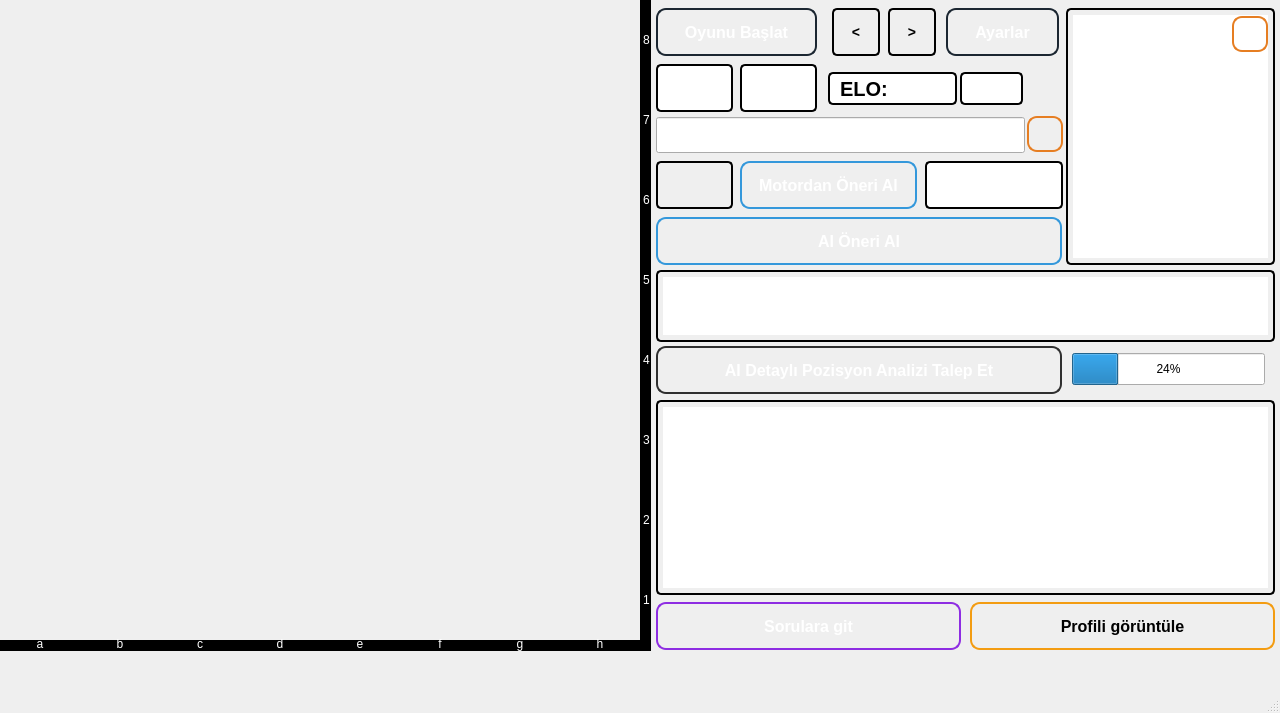
<?xml version="1.0" encoding="UTF-8"?>
<ui version="4.0">
 <class>MainWindow</class>
 <widget class="QMainWindow" name="MainWindow">
  <property name="geometry">
   <rect>
    <x>0</x>
    <y>0</y>
    <width>1280</width>
    <height>713</height>
   </rect>
  </property>
  <property name="font">
   <font>
    <family>Segoe UI</family>
   </font>
  </property>
  <property name="windowTitle">
   <string>MainWindow</string>
  </property>
  <widget class="QWidget" name="centralwidget">
   <widget class="QWidget" name="gridLayoutWidget">
    <property name="geometry">
     <rect>
      <x>0</x>
      <y>0</y>
      <width>641</width>
      <height>641</height>
     </rect>
    </property>
    <layout class="QGridLayout" name="gridLayout">
     <property name="sizeConstraint">
      <enum>QLayout::SetDefaultConstraint</enum>
     </property>
     <property name="spacing">
      <number>0</number>
     </property>
    </layout>
   </widget>
   <widget class="QLabel" name="labelWhiteTime">
    <property name="geometry">
     <rect>
      <x>656</x>
      <y>64</y>
      <width>77</width>
      <height>48</height>
     </rect>
    </property>
    <property name="styleSheet">
     <string notr="true">QLabel#labelWhiteTime {
border: 2px solid black;     /* Kalın siyah kenarlık */
        border-radius: 5px;          /* Kenarların köşelerini yuvarlama */
        padding: 5px;                /* Kenarlık ile metin arasındaki boşluk */
        background-color: white;     /* Arka plan rengi beyaz */
        color: black;                /* Metin rengi siyah */
        font: bold 20px;             /* Kalın ve 20 piksel boyutunda yazı tipi */
        text-align: center;          /* Metni ortalama */
}</string>
    </property>
    <property name="text">
     <string/>
    </property>
   </widget>
   <widget class="QLabel" name="labelBlackTime">
    <property name="geometry">
     <rect>
      <x>740</x>
      <y>64</y>
      <width>77</width>
      <height>48</height>
     </rect>
    </property>
    <property name="styleSheet">
     <string notr="true">QLabel#labelBlackTime {
border: 2px solid black;     /* Kalın siyah kenarlık */
        border-radius: 5px;          /* Kenarların köşelerini yuvarlama */
        padding: 5px;                /* Kenarlık ile metin arasındaki boşluk */
        background-color: white;     /* Arka plan rengi beyaz */
        color: black;                /* Metin rengi siyah */
        font: bold 20px;             /* Kalın ve 20 piksel boyutunda yazı tipi */
        text-align: center;          /* Metni ortalama */
}</string>
    </property>
    <property name="text">
     <string/>
    </property>
   </widget>
   <widget class="QLabel" name="labelStEvaluation">
    <property name="geometry">
     <rect>
      <x>656</x>
      <y>161</y>
      <width>77</width>
      <height>48</height>
     </rect>
    </property>
    <property name="styleSheet">
     <string notr="true">QLabel#labelStEvaluation {
    border: 2px solid black;     /* Kalın siyah kenarlık */
    border-radius: 5px;          /* Kenarların köşelerini yuvarlama */
    padding: 5px;                /* Kenarlık ile metin arasındaki boşluk */
    background: qlineargradient(spread:pad, x1:0, y1:0, x2:1, y2:0, 
                                stop:0 rgba(220, 220, 220, 255), 
                                stop:0.5 rgba(200, 200, 200, 255), 
                                stop:1 rgba(180, 180, 255, 255)); /* Gradient arka plan */
    color: black;                /* Metin rengi siyah */
    font: bold 20px;             /* Kalın ve 20 piksel boyutunda yazı tipi */
    text-align: center;          /* Metni ortalama */
}
</string>
    </property>
    <property name="text">
     <string/>
    </property>
   </widget>
   <widget class="QLineEdit" name="fenValue">
    <property name="geometry">
     <rect>
      <x>656</x>
      <y>117</y>
      <width>369</width>
      <height>36</height>
     </rect>
    </property>
    <property name="font">
     <font>
      <family>Segoe UI</family>
      <pointsize>10</pointsize>
     </font>
    </property>
   </widget>
   <widget class="QPushButton" name="fenKopyalaButon">
    <property name="geometry">
     <rect>
      <x>1027</x>
      <y>116</y>
      <width>36</width>
      <height>36</height>
     </rect>
    </property>
    <property name="styleSheet">
     <string notr="true">QPushButton#fenKopyalaButon {
    background: qlineargradient(spread:pad, x1:0, y1:0, x2:1, y2:1, 
                                stop:0 #FAD02E, 
                                stop:0.5 #F39C12, 
                                stop:1 #E67E22);
    border: 2px solid #E67E22;
    color: white;
    border-radius: 10px;
}

QPushButton#fenKopyalaButon:hover {
    background: qlineargradient(spread:pad, x1:0, y1:0, x2:1, y2:1, 
                                stop:0 #F5B041, 
                                stop:0.5 #EB984E, 
                                stop:1 #CA6F1E);
}

QPushButton#fenKopyalaButon:pressed {
    background: qlineargradient(spread:pad, x1:0, y1:0, x2:1, y2:1, 
                                stop:0 #EB984E, 
                                stop:0.5 #E67E22, 
                                stop:1 #D35400);
    border: 2px solid #D35400;
    color: white;
    padding: 5px;
    border-radius: 10px;
    font-size: 16px;
}
</string>
    </property>
    <property name="text">
     <string/>
    </property>
    <property name="icon">
     <iconset>
      <normalon>:/Images/copyToClipboard.png</normalon>
     </iconset>
    </property>
    <property name="iconSize">
     <size>
      <width>24</width>
      <height>24</height>
     </size>
    </property>
   </widget>
   <widget class="QPushButton" name="baslatButon">
    <property name="geometry">
     <rect>
      <x>656</x>
      <y>8</y>
      <width>161</width>
      <height>48</height>
     </rect>
    </property>
    <property name="font">
     <font>
      <family>Segoe UI</family>
      <pointsize>12</pointsize>
      <weight>75</weight>
      <bold>true</bold>
     </font>
    </property>
    <property name="styleSheet">
     <string notr="true">QPushButton#baslatButon {
   background-color: qlineargradient(spread:pad, x1:0, y1:0, x2:1, y2:1, 
                                      stop:0 #1B2631, 
                                      stop:0.5 #34495E, 
                                      stop:1 #1B2631);
    border: 2px solid #1B2631;
    color: white;
	border-radius: 10px;
}

QPushButton#baslatButon:hover {
    background-color: qlineargradient(spread:pad, x1:0, y1:0, x2:1, y2:1, 
                                      stop:0 #4CA1AF, 
                                      stop:0.5 #2C3E50, 
                                      stop:1 #4CA1AF);
}

QPushButton#baslatButon:pressed {
	background-color: qlineargradient(spread:pad, x1:0, y1:0, x2:1, y2:1, 
                                      stop:0 #2C3E50, 
                                      stop:0.5 #4CA1AF, 
                                      stop:1 #2C3E50);
    border: 2px solid #2C3E50;
    color: white;
    padding: 5px;
    border-radius: 10px;
    font-size: 16px;
}
</string>
    </property>
    <property name="text">
     <string>Oyunu Başlat</string>
    </property>
    <property name="icon">
     <iconset>
      <normalon>:/Images/play.png</normalon>
     </iconset>
    </property>
    <property name="iconSize">
     <size>
      <width>24</width>
      <height>24</height>
     </size>
    </property>
   </widget>
   <widget class="QPushButton" name="aiOneriButon">
    <property name="geometry">
     <rect>
      <x>656</x>
      <y>217</y>
      <width>406</width>
      <height>48</height>
     </rect>
    </property>
    <property name="font">
     <font>
      <family>Segoe UI</family>
      <pointsize>12</pointsize>
      <weight>75</weight>
      <bold>true</bold>
     </font>
    </property>
    <property name="styleSheet">
     <string notr="true">QPushButton#aiOneriButon {
    background: qlineargradient(spread:pad, x1:0, y1:0, x2:1, y2:1, 
                                stop:0 #7FB3D5, 
                                stop:0.5 #5DADE2, 
                                stop:1 #3498DB);
    border: 2px solid #3498DB;
    color: white;
    border-radius: 10px;
}

QPushButton#aiOneriButon:hover {
    background: qlineargradient(spread:pad, x1:0, y1:0, x2:1, y2:1, 
                                stop:0 #5499C7, 
                                stop:0.5 #2980B9, 
                                stop:1 #2471A3);
}

QPushButton#aiOneriButon:pressed {
    background: qlineargradient(spread:pad, x1:0, y1:0, x2:1, y2:1, 
                                stop:0 #2980B9, 
                                stop:0.5 #2471A3, 
                                stop:1 #1F618D);
    border: 2px solid #1F618D;
    color: white;
    padding: 5px;
    border-radius: 10px;
    font-size: 16px;
}
</string>
    </property>
    <property name="text">
     <string>AI Öneri Al</string>
    </property>
    <property name="icon">
     <iconset>
      <normalon>:/Images/chess.png</normalon>
     </iconset>
    </property>
    <property name="iconSize">
     <size>
      <width>24</width>
      <height>24</height>
     </size>
    </property>
   </widget>
   <widget class="QTextEdit" name="aiOnerileri">
    <property name="geometry">
     <rect>
      <x>656</x>
      <y>270</y>
      <width>619</width>
      <height>72</height>
     </rect>
    </property>
    <property name="font">
     <font>
      <family>Segoe UI</family>
      <pointsize>-1</pointsize>
      <weight>50</weight>
      <italic>false</italic>
      <bold>false</bold>
     </font>
    </property>
    <property name="styleSheet">
     <string notr="true">QTextEdit#aiOnerileri {
    border: 2px solid #000000;  /* Siyah kenarlık */
    border-radius: 5px;         /* Kenarların köşelerini yuvarlama */
    padding: 5px;               /* Kenarlık ile metin arasındaki boşluk */
    background: qlineargradient(spread:pad, x1:0, y1:0, x2:1, y2:1, 
                                stop:0 #FFFFFF, 
                                stop:1 #F0F0F0); /* Beyaz gradient arka plan */
    color: black;               /* Metin rengi siyah */
    font: 14px;                 /* 14 piksel boyutunda yazı tipi */
}
</string>
    </property>
   </widget>
   <widget class="QPushButton" name="motorOneriButon">
    <property name="geometry">
     <rect>
      <x>740</x>
      <y>161</y>
      <width>177</width>
      <height>48</height>
     </rect>
    </property>
    <property name="font">
     <font>
      <family>Segoe UI</family>
      <pointsize>12</pointsize>
      <weight>75</weight>
      <bold>true</bold>
     </font>
    </property>
    <property name="styleSheet">
     <string notr="true">QPushButton#motorOneriButon {
    background: qlineargradient(spread:pad, x1:0, y1:0, x2:1, y2:1, 
                                stop:0 #7FB3D5, 
                                stop:0.5 #5DADE2, 
                                stop:1 #3498DB);
    border: 2px solid #3498DB;
    color: white;
    border-radius: 10px;
}

QPushButton#motorOneriButon:hover {
    background: qlineargradient(spread:pad, x1:0, y1:0, x2:1, y2:1, 
                                stop:0 #5499C7, 
                                stop:0.5 #2980B9, 
                                stop:1 #2471A3);
}

QPushButton#motorOneriButon:pressed {
    background: qlineargradient(spread:pad, x1:0, y1:0, x2:1, y2:1, 
                                stop:0 #2980B9, 
                                stop:0.5 #2471A3, 
                                stop:1 #1F618D);
    border: 2px solid #1F618D;
    color: white;
    padding: 5px;
    border-radius: 10px;
    font-size: 16px;
}
</string>
    </property>
    <property name="text">
     <string>Motordan Öneri Al</string>
    </property>
    <property name="icon">
     <iconset>
      <normalon>:/Images/certificate.png</normalon>
     </iconset>
    </property>
    <property name="iconSize">
     <size>
      <width>24</width>
      <height>24</height>
     </size>
    </property>
   </widget>
   <widget class="QLabel" name="motorOneri">
    <property name="geometry">
     <rect>
      <x>925</x>
      <y>161</y>
      <width>138</width>
      <height>48</height>
     </rect>
    </property>
    <property name="font">
     <font>
      <family>Segoe UI</family>
      <pointsize>-1</pointsize>
      <weight>75</weight>
      <italic>false</italic>
      <bold>true</bold>
     </font>
    </property>
    <property name="styleSheet">
     <string notr="true">QLabel#motorOneri {
border: 2px solid black;     /* Kalın siyah kenarlık */
        border-radius: 5px;          /* Kenarların köşelerini yuvarlama */
        padding: 5px;                /* Kenarlık ile metin arasındaki boşluk */
        background-color: white;     /* Arka plan rengi beyaz */
        color: black;                /* Metin rengi siyah */
        font: bold 20px;             /* Kalın ve 20 piksel boyutunda yazı tipi */
        text-align: center;          /* Metni ortalama */
}</string>
    </property>
    <property name="text">
     <string/>
    </property>
   </widget>
   <widget class="QPushButton" name="aiOneriButon2">
    <property name="geometry">
     <rect>
      <x>656</x>
      <y>346</y>
      <width>406</width>
      <height>48</height>
     </rect>
    </property>
    <property name="font">
     <font>
      <family>Segoe UI</family>
      <pointsize>12</pointsize>
      <weight>75</weight>
      <bold>true</bold>
     </font>
    </property>
    <property name="styleSheet">
     <string notr="true">QPushButton#aiOneriButon2 {
    background: qlineargradient(spread:pad, x1:0, y1:0, x2:1, y2:0, 
                                stop:0 #2F2F2F, 
                                stop:0.5 #3F3F3F, 
                                stop:1 #2F2F2F);
    border: 2px solid #2F2F2F;
    color: white;
    border-radius: 10px;
}

QPushButton#aiOneriButon2:hover {
    background: qlineargradient(spread:pad, x1:0, y1:0, x2:1, y2:0, 
                                stop:0 #4F4F4F, 
                                stop:0.5 #5F5F5F, 
                                stop:1 #4F4F4F);
}

QPushButton#aiOneriButon2:pressed {
    background: qlineargradient(spread:pad, x1:0, y1:0, x2:1, y2:0, 
                                stop:0 #3F3F3F, 
                                stop:0.5 #4F4F4F, 
                                stop:1 #3F3F3F);
    border: 2px solid #3F3F3F;
    color: white;
    padding: 5px;
    border-radius: 10px;
    font-size: 16px;
}
</string>
    </property>
    <property name="text">
     <string>AI Detaylı Pozisyon Analizi Talep Et</string>
    </property>
    <property name="icon">
     <iconset>
      <normalon>:/Images/ai.png</normalon>
     </iconset>
    </property>
    <property name="iconSize">
     <size>
      <width>24</width>
      <height>24</height>
     </size>
    </property>
   </widget>
   <widget class="QTextEdit" name="aiOnerileri2">
    <property name="geometry">
     <rect>
      <x>656</x>
      <y>400</y>
      <width>619</width>
      <height>195</height>
     </rect>
    </property>
    <property name="styleSheet">
     <string notr="true">QTextEdit#aiOnerileri2 {
    border: 2px solid #000000;  /* Siyah kenarlık */
    border-radius: 5px;         /* Kenarların köşelerini yuvarlama */
    padding: 5px;               /* Kenarlık ile metin arasındaki boşluk */
    background: qlineargradient(spread:pad, x1:0, y1:0, x2:1, y2:1, 
                                stop:0 #FFFFFF, 
                                stop:1 #F0F0F0); /* Beyaz gradient arka plan */
    color: black;               /* Metin rengi siyah */
    font: 14px;                 /* 14 piksel boyutunda yazı tipi */
}
</string>
    </property>
   </widget>
   <widget class="QProgressBar" name="progressBar">
    <property name="geometry">
     <rect>
      <x>1072</x>
      <y>353</y>
      <width>193</width>
      <height>32</height>
     </rect>
    </property>
    <property name="value">
     <number>24</number>
    </property>
   </widget>
   <widget class="QTextEdit" name="pgn">
    <property name="geometry">
     <rect>
      <x>1066</x>
      <y>8</y>
      <width>209</width>
      <height>257</height>
     </rect>
    </property>
    <property name="styleSheet">
     <string notr="true">QTextEdit#pgn {
    border: 2px solid #000000;  /* Siyah kenarlık */
    border-radius: 5px;         /* Kenarların köşelerini yuvarlama */
    padding: 5px;               /* Kenarlık ile metin arasındaki boşluk */
    background: qlineargradient(spread:pad, x1:0, y1:0, x2:1, y2:1, 
                                stop:0 #FFFFFF, 
                                stop:1 #F0F0F0); /* Beyaz gradient arka plan */
    color: black;               /* Metin rengi siyah */
    font: 14px;                 /* 14 piksel boyutunda yazı tipi */
}
</string>
    </property>
   </widget>
   <widget class="QPushButton" name="pgnKopyalaButon">
    <property name="geometry">
     <rect>
      <x>1232</x>
      <y>16</y>
      <width>36</width>
      <height>36</height>
     </rect>
    </property>
    <property name="styleSheet">
     <string notr="true">QPushButton#pgnKopyalaButon {
    background: qlineargradient(spread:pad, x1:0, y1:0, x2:1, y2:1, 
                                stop:0 #FAD02E, 
                                stop:0.5 #F39C12, 
                                stop:1 #E67E22);
    border: 2px solid #E67E22;
    color: white;
    border-radius: 10px;
}

QPushButton#pgnKopyalaButon:hover {
    background: qlineargradient(spread:pad, x1:0, y1:0, x2:1, y2:1, 
                                stop:0 #F5B041, 
                                stop:0.5 #EB984E, 
                                stop:1 #CA6F1E);
}

QPushButton#pgnKopyalaButon:pressed {
    background: qlineargradient(spread:pad, x1:0, y1:0, x2:1, y2:1, 
                                stop:0 #EB984E, 
                                stop:0.5 #E67E22, 
                                stop:1 #D35400);
    border: 2px solid #D35400;
    color: white;
    padding: 5px;
    border-radius: 10px;
    font-size: 16px;
}
</string>
    </property>
    <property name="text">
     <string/>
    </property>
    <property name="icon">
     <iconset>
      <normalon>:/Images/copyToClipboard.png</normalon>
     </iconset>
    </property>
    <property name="iconSize">
     <size>
      <width>24</width>
      <height>24</height>
     </size>
    </property>
   </widget>
   <widget class="QPushButton" name="geriButon">
    <property name="geometry">
     <rect>
      <x>832</x>
      <y>8</y>
      <width>48</width>
      <height>48</height>
     </rect>
    </property>
    <property name="font">
     <font>
      <pointsize>-1</pointsize>
      <weight>75</weight>
      <italic>false</italic>
      <bold>true</bold>
     </font>
    </property>
    <property name="styleSheet">
     <string notr="true">QPushButton#geriButon {
    border: 2px solid black;     /* Kalın siyah kenarlık */
    border-radius: 5px;          /* Kenarların köşelerini yuvarlama */
    padding: 5px;                /* Kenarlık ile metin arasındaki boşluk */
    background: qlineargradient(spread:pad, x1:0, y1:0, x2:1, y2:1, 
                                stop:0 rgba(245, 245, 245, 255), 
                                stop:0.5 rgba(225, 225, 225, 255), 
                                stop:1 rgba(200, 200, 200, 255)); /* Gradient arka plan */
    color: black;                /* Metin rengi siyah */
    font: bold 14px;             /* Kalın ve 14 piksel boyutunda yazı tipi */
    text-align: center;          /* Metni ortalama */
}

QPushButton#geriButon:hover {
    background: qlineargradient(spread:pad, x1:0, y1:0, x2:1, y2:1, 
                                stop:0 rgba(230, 230, 230, 255), 
                                stop:0.5 rgba(210, 210, 210, 255), 
                                stop:1 rgba(180, 180, 180, 255)); /* Hover durumunda gradient arka plan */
}

QPushButton#geriButon:pressed {
    background: qlineargradient(spread:pad, x1:0, y1:0, x2:1, y2:1, 
                                stop:0 rgba(220, 220, 220, 255), 
                                stop:0.5 rgba(200, 200, 200, 255), 
                                stop:1 rgba(170, 170, 170, 255)); /* Pressed durumunda gradient arka plan */
}
</string>
    </property>
    <property name="text">
     <string>&lt;</string>
    </property>
   </widget>
   <widget class="QPushButton" name="ileriButon">
    <property name="geometry">
     <rect>
      <x>888</x>
      <y>8</y>
      <width>48</width>
      <height>48</height>
     </rect>
    </property>
    <property name="styleSheet">
     <string notr="true">QPushButton#ileriButon {
    border: 2px solid black;     /* Kalın siyah kenarlık */
    border-radius: 5px;          /* Kenarların köşelerini yuvarlama */
    padding: 5px;                /* Kenarlık ile metin arasındaki boşluk */
    background: qlineargradient(spread:pad, x1:0, y1:0, x2:1, y2:1, 
                                stop:0 rgba(245, 245, 245, 255), 
                                stop:0.5 rgba(225, 225, 225, 255), 
                                stop:1 rgba(200, 200, 200, 255)); /* Gradient arka plan */
    color: black;                /* Metin rengi siyah */
    font: bold 14px;             /* Kalın ve 14 piksel boyutunda yazı tipi */
    text-align: center;          /* Metni ortalama */
}

QPushButton#ileriButon:hover {
    background: qlineargradient(spread:pad, x1:0, y1:0, x2:1, y2:1, 
                                stop:0 rgba(230, 230, 230, 255), 
                                stop:0.5 rgba(210, 210, 210, 255), 
                                stop:1 rgba(180, 180, 180, 255)); /* Hover durumunda gradient arka plan */
}

QPushButton#ileriButon:pressed {
    background: qlineargradient(spread:pad, x1:0, y1:0, x2:1, y2:1, 
                                stop:0 rgba(220, 220, 220, 255), 
                                stop:0.5 rgba(200, 200, 200, 255), 
                                stop:1 rgba(170, 170, 170, 255)); /* Pressed durumunda gradient arka plan */
}
</string>
    </property>
    <property name="text">
     <string>&gt;</string>
    </property>
   </widget>
   <widget class="QPushButton" name="puzzleButon">
    <property name="geometry">
     <rect>
      <x>656</x>
      <y>602</y>
      <width>305</width>
      <height>48</height>
     </rect>
    </property>
    <property name="font">
     <font>
      <family>Segoe UI</family>
      <pointsize>12</pointsize>
      <weight>75</weight>
      <bold>true</bold>
     </font>
    </property>
    <property name="styleSheet">
     <string notr="true">QPushButton#puzzleButon {
    background: qlineargradient(spread:pad, x1:0, y1:0, x2:1, y2:1, 
                                stop:0 #4a00e0, 
                                stop:0.5 #8e2de2, 
                                stop:1 #4a00e0);
    border: 2px solid #8e2de2;
    color: white;
    border-radius: 10px;
}

QPushButton#puzzleButon:hover {
    background: qlineargradient(spread:pad, x1:0, y1:0, x2:1, y2:1, 
                                stop:0 #6a00d4, 
                                stop:0.5 #a046c8, 
                                stop:1 #6a00d4);
    border: 2px solid #a046c8;
}

QPushButton#puzzleButon:pressed {
    background: qlineargradient(spread:pad, x1:0, y1:0, x2:1, y2:1, 
                                stop:0 #3e00b2, 
                                stop:0.5 #7101a1, 
                                stop:1 #3e00b2);
    border: 2px solid #7101a1;
    color: white;
    padding: 5px;
    border-radius: 10px;
    font-size: 16px;
}
</string>
    </property>
    <property name="text">
     <string>Sorulara git</string>
    </property>
    <property name="iconSize">
     <size>
      <width>24</width>
      <height>24</height>
     </size>
    </property>
   </widget>
   <widget class="QLabel" name="backgroundGradient">
    <property name="geometry">
     <rect>
      <x>-2</x>
      <y>-4</y>
      <width>1297</width>
      <height>689</height>
     </rect>
    </property>
    <property name="font">
     <font>
      <family>Yu Gothic</family>
     </font>
    </property>
    <property name="styleSheet">
     <string notr="true">QLabel#backgroundGradient{
	background: qlineargradient(spread:pad, x1:1, y1:0, x2:0, y2:1, 
                                stop:0 rgba(235, 235, 235, 255), 
                                stop:0.2 rgba(220, 220, 220, 255),
                                stop:0.8 rgba(200, 200, 200, 255),
                                stop:1 rgba(190, 190, 190, 255));
    border: none;
}</string>
    </property>
    <property name="text">
     <string/>
    </property>
   </widget>
   <widget class="Line" name="line">
    <property name="geometry">
     <rect>
      <x>629</x>
      <y>0</y>
      <width>32</width>
      <height>651</height>
     </rect>
    </property>
    <property name="frameShadow">
     <enum>QFrame::Plain</enum>
    </property>
    <property name="lineWidth">
     <number>11</number>
    </property>
    <property name="orientation">
     <enum>Qt::Vertical</enum>
    </property>
   </widget>
   <widget class="Line" name="line_2">
    <property name="geometry">
     <rect>
      <x>0</x>
      <y>637</y>
      <width>641</width>
      <height>17</height>
     </rect>
    </property>
    <property name="frameShadow">
     <enum>QFrame::Plain</enum>
    </property>
    <property name="lineWidth">
     <number>11</number>
    </property>
    <property name="orientation">
     <enum>Qt::Horizontal</enum>
    </property>
   </widget>
   <widget class="QLabel" name="row8">
    <property name="geometry">
     <rect>
      <x>643</x>
      <y>0</y>
      <width>16</width>
      <height>80</height>
     </rect>
    </property>
    <property name="styleSheet">
     <string notr="true">QLabel#row8{
color: white;
}</string>
    </property>
    <property name="text">
     <string>8</string>
    </property>
   </widget>
   <widget class="QLabel" name="row7">
    <property name="geometry">
     <rect>
      <x>643</x>
      <y>80</y>
      <width>16</width>
      <height>80</height>
     </rect>
    </property>
    <property name="styleSheet">
     <string notr="true">QLabel#row7{
color: white;
}</string>
    </property>
    <property name="text">
     <string>7</string>
    </property>
   </widget>
   <widget class="QLabel" name="row6">
    <property name="geometry">
     <rect>
      <x>643</x>
      <y>160</y>
      <width>16</width>
      <height>80</height>
     </rect>
    </property>
    <property name="styleSheet">
     <string notr="true">QLabel#row6{
color: white;
}</string>
    </property>
    <property name="text">
     <string>6</string>
    </property>
   </widget>
   <widget class="QLabel" name="row5">
    <property name="geometry">
     <rect>
      <x>643</x>
      <y>240</y>
      <width>16</width>
      <height>80</height>
     </rect>
    </property>
    <property name="styleSheet">
     <string notr="true">QLabel#row5{
color: white;
}</string>
    </property>
    <property name="text">
     <string>5</string>
    </property>
   </widget>
   <widget class="QLabel" name="row4">
    <property name="geometry">
     <rect>
      <x>643</x>
      <y>320</y>
      <width>16</width>
      <height>80</height>
     </rect>
    </property>
    <property name="styleSheet">
     <string notr="true">QLabel#row4{
color: white;
}</string>
    </property>
    <property name="text">
     <string>4</string>
    </property>
   </widget>
   <widget class="QLabel" name="row3">
    <property name="geometry">
     <rect>
      <x>643</x>
      <y>400</y>
      <width>16</width>
      <height>80</height>
     </rect>
    </property>
    <property name="styleSheet">
     <string notr="true">QLabel#row3{
color: white;
}</string>
    </property>
    <property name="text">
     <string>3</string>
    </property>
   </widget>
   <widget class="QLabel" name="row2">
    <property name="geometry">
     <rect>
      <x>643</x>
      <y>480</y>
      <width>16</width>
      <height>80</height>
     </rect>
    </property>
    <property name="styleSheet">
     <string notr="true">QLabel#row2{
color: white;
}</string>
    </property>
    <property name="text">
     <string>2</string>
    </property>
   </widget>
   <widget class="QLabel" name="row1">
    <property name="geometry">
     <rect>
      <x>643</x>
      <y>560</y>
      <width>16</width>
      <height>80</height>
     </rect>
    </property>
    <property name="styleSheet">
     <string notr="true">QLabel#row1{
color: white;
}</string>
    </property>
    <property name="text">
     <string>1</string>
    </property>
   </widget>
   <widget class="QLabel" name="column1">
    <property name="geometry">
     <rect>
      <x>0</x>
      <y>636</y>
      <width>80</width>
      <height>16</height>
     </rect>
    </property>
    <property name="styleSheet">
     <string notr="true">QLabel#column1{
color: white;
}</string>
    </property>
    <property name="text">
     <string>a</string>
    </property>
    <property name="alignment">
     <set>Qt::AlignCenter</set>
    </property>
   </widget>
   <widget class="QLabel" name="column2">
    <property name="geometry">
     <rect>
      <x>80</x>
      <y>636</y>
      <width>80</width>
      <height>16</height>
     </rect>
    </property>
    <property name="styleSheet">
     <string notr="true">QLabel#column2{
color: white;
}</string>
    </property>
    <property name="text">
     <string>b</string>
    </property>
    <property name="alignment">
     <set>Qt::AlignCenter</set>
    </property>
   </widget>
   <widget class="QLabel" name="column3">
    <property name="geometry">
     <rect>
      <x>160</x>
      <y>636</y>
      <width>80</width>
      <height>16</height>
     </rect>
    </property>
    <property name="styleSheet">
     <string notr="true">QLabel#column3{
color: white;
}</string>
    </property>
    <property name="text">
     <string>c</string>
    </property>
    <property name="alignment">
     <set>Qt::AlignCenter</set>
    </property>
   </widget>
   <widget class="QLabel" name="column4">
    <property name="geometry">
     <rect>
      <x>240</x>
      <y>636</y>
      <width>80</width>
      <height>16</height>
     </rect>
    </property>
    <property name="styleSheet">
     <string notr="true">QLabel#column4{
color: white;
}</string>
    </property>
    <property name="text">
     <string>d</string>
    </property>
    <property name="alignment">
     <set>Qt::AlignCenter</set>
    </property>
   </widget>
   <widget class="QLabel" name="column5">
    <property name="geometry">
     <rect>
      <x>320</x>
      <y>636</y>
      <width>80</width>
      <height>16</height>
     </rect>
    </property>
    <property name="styleSheet">
     <string notr="true">QLabel#column5{
color: white;
}</string>
    </property>
    <property name="text">
     <string>e</string>
    </property>
    <property name="alignment">
     <set>Qt::AlignCenter</set>
    </property>
   </widget>
   <widget class="QLabel" name="column6">
    <property name="geometry">
     <rect>
      <x>400</x>
      <y>636</y>
      <width>80</width>
      <height>16</height>
     </rect>
    </property>
    <property name="styleSheet">
     <string notr="true">QLabel#column6{
color: white;
}</string>
    </property>
    <property name="text">
     <string>f</string>
    </property>
    <property name="alignment">
     <set>Qt::AlignCenter</set>
    </property>
   </widget>
   <widget class="QLabel" name="column7">
    <property name="geometry">
     <rect>
      <x>480</x>
      <y>636</y>
      <width>80</width>
      <height>16</height>
     </rect>
    </property>
    <property name="styleSheet">
     <string notr="true">QLabel#column7{
color: white;
}</string>
    </property>
    <property name="text">
     <string>g</string>
    </property>
    <property name="alignment">
     <set>Qt::AlignCenter</set>
    </property>
   </widget>
   <widget class="QLabel" name="column8">
    <property name="geometry">
     <rect>
      <x>560</x>
      <y>636</y>
      <width>80</width>
      <height>16</height>
     </rect>
    </property>
    <property name="styleSheet">
     <string notr="true">QLabel#column8{
color: white;
}</string>
    </property>
    <property name="text">
     <string>h</string>
    </property>
    <property name="alignment">
     <set>Qt::AlignCenter</set>
    </property>
   </widget>
   <widget class="QLabel" name="labelUserElo">
    <property name="geometry">
     <rect>
      <x>828</x>
      <y>72</y>
      <width>129</width>
      <height>33</height>
     </rect>
    </property>
    <property name="font">
     <font>
      <pointsize>-1</pointsize>
      <weight>75</weight>
      <italic>false</italic>
      <bold>true</bold>
     </font>
    </property>
    <property name="styleSheet">
     <string notr="true">QLabel#labelUserElo {
border: 2px solid black;     /* Kalın siyah kenarlık */
        border-radius: 5px;          /* Kenarların köşelerini yuvarlama */
        padding: 5px;                /* Kenarlık ile metin arasındaki boşluk */
        background-color: white;     /* Arka plan rengi beyaz */
        color: black;                /* Metin rengi siyah */
        font: bold 20px;             /* Kalın ve 20 piksel boyutunda yazı tipi */
        text-align: center;          /* Metni ortalama */
}</string>
    </property>
    <property name="text">
     <string>ELO: </string>
    </property>
   </widget>
   <widget class="QLabel" name="labelEloChange">
    <property name="geometry">
     <rect>
      <x>960</x>
      <y>72</y>
      <width>63</width>
      <height>33</height>
     </rect>
    </property>
    <property name="font">
     <font>
      <pointsize>-1</pointsize>
      <weight>75</weight>
      <italic>false</italic>
      <bold>true</bold>
     </font>
    </property>
    <property name="styleSheet">
     <string notr="true">QLabel#labelEloChange {
border: 2px solid black;
        border-radius: 5px;
        padding: 5px;
        background-color: white;
        color: black;
        font: bold 20px;
        text-align: center;
}</string>
    </property>
    <property name="text">
     <string/>
    </property>
   </widget>
   <widget class="QPushButton" name="settingsButton">
    <property name="geometry">
     <rect>
      <x>946</x>
      <y>8</y>
      <width>113</width>
      <height>48</height>
     </rect>
    </property>
    <property name="font">
     <font>
      <family>Segoe UI</family>
      <pointsize>12</pointsize>
      <weight>75</weight>
      <bold>true</bold>
     </font>
    </property>
    <property name="styleSheet">
     <string notr="true">QPushButton#settingsButton {
   background-color: qlineargradient(spread:pad, x1:0, y1:0, x2:1, y2:1, 
                                      stop:0 #1B2631, 
                                      stop:0.5 #34495E, 
                                      stop:1 #1B2631);
    border: 2px solid #1B2631;
    color: white;
	border-radius: 10px;
}

QPushButton#settingsButton:hover {
    background-color: qlineargradient(spread:pad, x1:0, y1:0, x2:1, y2:1, 
                                      stop:0 #4CA1AF, 
                                      stop:0.5 #2C3E50, 
                                      stop:1 #4CA1AF);
}

QPushButton#settingsButton:pressed {
	background-color: qlineargradient(spread:pad, x1:0, y1:0, x2:1, y2:1, 
                                      stop:0 #2C3E50, 
                                      stop:0.5 #4CA1AF, 
                                      stop:1 #2C3E50);
    border: 2px solid #2C3E50;
    color: white;
    padding: 5px;
    border-radius: 10px;
    font-size: 16px;
}
</string>
    </property>
    <property name="text">
     <string>Ayarlar</string>
    </property>
    <property name="icon">
     <iconset>
      <normalon>:/Images/play.png</normalon>
     </iconset>
    </property>
    <property name="iconSize">
     <size>
      <width>24</width>
      <height>24</height>
     </size>
    </property>
   </widget>
   <widget class="QPushButton" name="profilButon">
    <property name="geometry">
     <rect>
      <x>970</x>
      <y>602</y>
      <width>305</width>
      <height>48</height>
     </rect>
    </property>
    <property name="font">
     <font>
      <family>Segoe UI</family>
      <pointsize>12</pointsize>
      <weight>75</weight>
      <bold>true</bold>
     </font>
    </property>
    <property name="styleSheet">
     <string notr="true">QPushButton#profilButon {
    background: qlineargradient(spread:pad, x1:0, y1:0, x2:1, y2:1, 
                                stop:0 #f39c12, 
                                stop:0.5 #f1c40f, 
                                stop:1 #f39c12);
    border: 2px solid #f39c12;
    color: black;
    border-radius: 10px;
}

QPushButton#profilButon:hover {
    background: qlineargradient(spread:pad, x1:0, y1:0, x2:1, y2:1, 
                                stop:0 #e67e22, 
                                stop:0.5 #f1c40f, 
                                stop:1 #e67e22);
    border: 2px solid #e67e22;
}

QPushButton#profilButon:pressed {
    background: qlineargradient(spread:pad, x1:0, y1:0, x2:1, y2:1, 
                                stop:0 #d35400, 
                                stop:0.5 #e67e22, 
                                stop:1 #d35400);
    border: 2px solid #d35400;
    color: white;
    padding: 5px;
    border-radius: 10px;
    font-size: 16px;
}
</string>
    </property>
    <property name="text">
     <string>Profili görüntüle</string>
    </property>
   </widget>
   <zorder>backgroundGradient</zorder>
   <zorder>gridLayoutWidget</zorder>
   <zorder>labelWhiteTime</zorder>
   <zorder>labelBlackTime</zorder>
   <zorder>labelStEvaluation</zorder>
   <zorder>fenValue</zorder>
   <zorder>fenKopyalaButon</zorder>
   <zorder>baslatButon</zorder>
   <zorder>aiOneriButon</zorder>
   <zorder>aiOnerileri</zorder>
   <zorder>motorOneriButon</zorder>
   <zorder>motorOneri</zorder>
   <zorder>aiOneriButon2</zorder>
   <zorder>aiOnerileri2</zorder>
   <zorder>progressBar</zorder>
   <zorder>pgn</zorder>
   <zorder>pgnKopyalaButon</zorder>
   <zorder>geriButon</zorder>
   <zorder>ileriButon</zorder>
   <zorder>puzzleButon</zorder>
   <zorder>line</zorder>
   <zorder>line_2</zorder>
   <zorder>row8</zorder>
   <zorder>row7</zorder>
   <zorder>row6</zorder>
   <zorder>row5</zorder>
   <zorder>row4</zorder>
   <zorder>row3</zorder>
   <zorder>row2</zorder>
   <zorder>row1</zorder>
   <zorder>column1</zorder>
   <zorder>column2</zorder>
   <zorder>column3</zorder>
   <zorder>column4</zorder>
   <zorder>column5</zorder>
   <zorder>column6</zorder>
   <zorder>column7</zorder>
   <zorder>column8</zorder>
   <zorder>labelUserElo</zorder>
   <zorder>labelEloChange</zorder>
   <zorder>settingsButton</zorder>
   <zorder>profilButon</zorder>
  </widget>
  <widget class="QMenuBar" name="menubar">
   <property name="geometry">
    <rect>
     <x>0</x>
     <y>0</y>
     <width>1280</width>
     <height>21</height>
    </rect>
   </property>
  </widget>
  <widget class="QStatusBar" name="statusbar"/>
 </widget>
 <resources>
  <include location="../assets/images/res.qrc"/>
 </resources>
 <connections/>
 <designerdata>
  <property name="gridDeltaX">
   <number>16</number>
  </property>
  <property name="gridDeltaY">
   <number>16</number>
  </property>
  <property name="gridSnapX">
   <bool>true</bool>
  </property>
  <property name="gridSnapY">
   <bool>true</bool>
  </property>
  <property name="gridVisible">
   <bool>true</bool>
  </property>
 </designerdata>
</ui>
